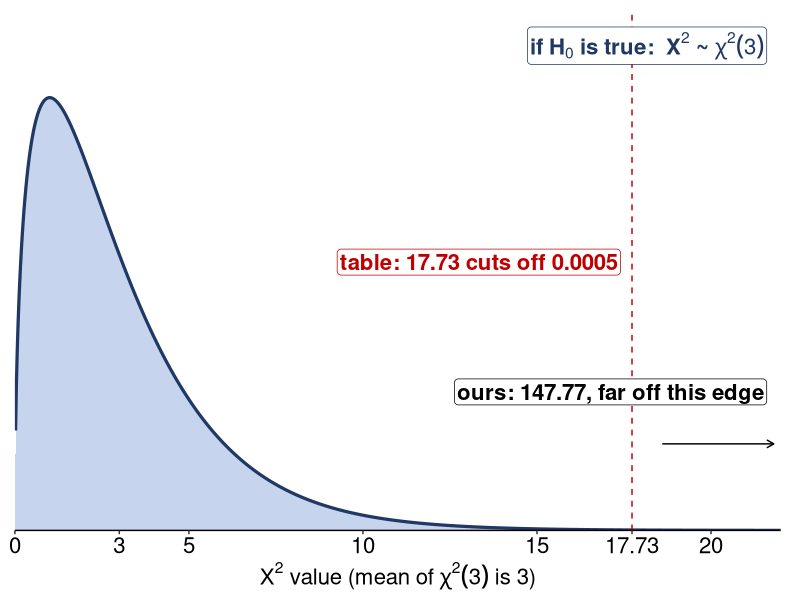
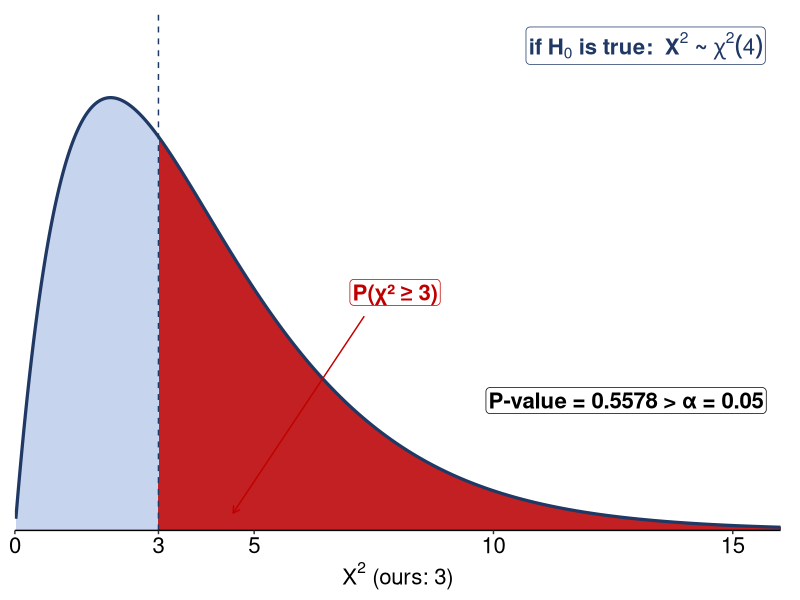
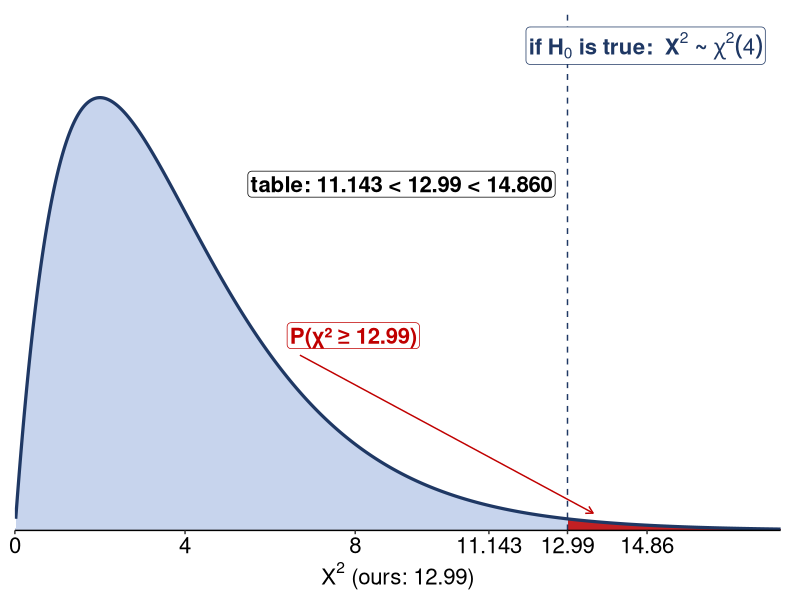
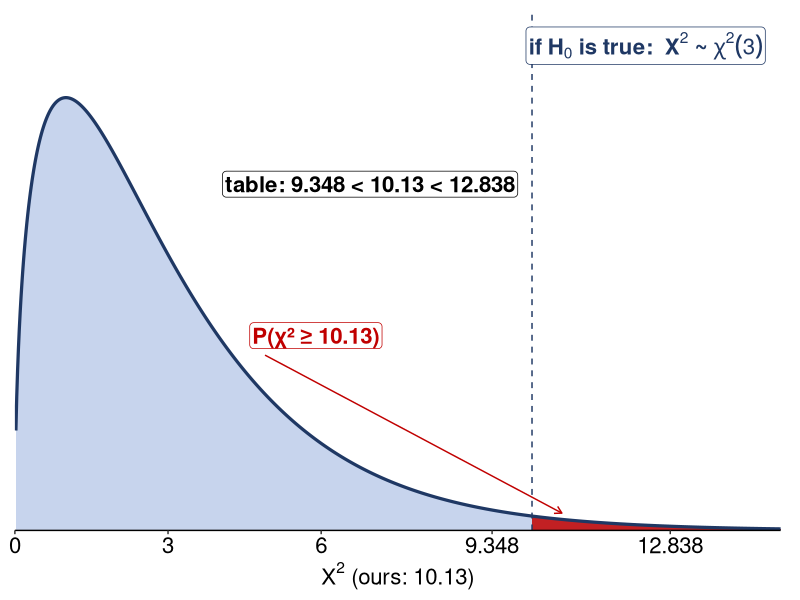

Write R code to recreate these figures, in order. (Note: this script raises an error after producing the figures.)
#Checks the numbers on the Week 12 Lecture 30 deck (11/13/2026): the chi-square goodness-of-fit test, the
#test of independence and the test for homogeneity (OpenStax Chapter 11). The categorical-data slides carried
#over from Lecture 29 are checked in make_lecture29_figures.R. It draws:
#
#  l30_pew.png           chi-square(3) curve: X^2 = 147.77 is far beyond the right edge
#  l30_absences.png      chi-square(4) curve, upper tail beyond X^2 = 3 shaded (employee absences)
#  l30_volunteers.png    chi-square(4) curve, upper tail beyond X^2 = 12.99 shaded (volunteers and hours)
#  l30_living.png        chi-square(3) curve, upper tail beyond X^2 = 10.13 shaded (living arrangements)
#  l30_figure_sizes.csv  the size, in points, each figure is drawn at
#
#Nov 16 2026: Lecture 30 stopped after slide 10; its slides from "The goodness-of-fit test" on (all four figures
#below) moved into the Lecture 31 deck, and the independence/homogeneity numbers are now asserted on the Week 13 page.
#
#The same numbers are asserted on the Week 12 notes page (lecturemenu12.Rmd, chunk lecture30-setup).
#
#P-VALUES. The course brackets a chi-square P-value with the site's chi-square table (misc/chisq_table.Rmd,
#upper-tail columns 0.25, 0.2, 0.15, 0.125, 0.1, 0.075, 0.05, 0.025, 0.005, 0.0025, 0.0005); the exact
#value from software is quoted beside it.
#
#TYPE SIZE. Same rule as the other make_lectureN_figures.R scripts: nothing on a slide is under 16pt, so
#each figure is drawn at exactly its on-slide size (points / 72 inches) and every text size goes through
#tsz() or el(), which refuse anything smaller.

library(ggplot2)

this_file <- tryCatch(normalizePath(sys.frame(1)$ofile, winslash = "/"),
                      error = function(e) NA_character_)
if (is.na(this_file)) {
  args <- commandArgs(trailingOnly = FALSE)
  m <- grep("^--file=", args, value = TRUE)
  this_file <- if (length(m)) normalizePath(sub("^--file=", "", m[[1]]),
                                            winslash = "/") else NA_character_
}
if (is.na(this_file)) stop("Could not determine the script location; run it with Rscript.")
assets_dir <- dirname(this_file)

#---- helpers for the hand method
tails <- c(0.25, 0.2, 0.15, 0.125, 0.1, 0.075, 0.05, 0.025, 0.005, 0.0025, 0.0005)
crit <- function(df) round(qchisq(1 - tails, df), 3)           # one row of the chi-square table
#the two table columns that bracket x: c(larger tail, smaller tail); NA = beyond the table
bracket <- function(x, df) {
  cr <- crit(df)
  c(if (any(cr <= x)) tails[max(which(cr <= x))] else NA, if (any(cr > x)) tails[min(which(cr > x))] else NA)
}
pv <- function(x, df) pchisq(x, df, lower.tail = FALSE)
gof <- function(O, p) { E <- sum(O) * p; list(E = E, terms = (O - E)^2 / E, X2 = sum((O - E)^2 / E), df = length(O) - 1) }
indep <- function(M) {
  E <- outer(rowSums(M), colSums(M)) / sum(M)
  list(E = E, terms = (M - E)^2 / E, X2 = sum((M - E)^2 / E), df = (nrow(M) - 1) * (ncol(M) - 1))
}

#---- goodness of fit
#Pew (Lecture 29): H0 all four answers equally common, X^2 = 147.77, df = 3 -> beyond the 0.0005 column
stopifnot(crit(3)[11] == 17.730, 147.77 > 17.730, pv(147.77, 3) < 1e-30)

#OpenStax Example 11.2: the weekday with the most employee absences, 60 managers, H0 uniform (p = 1/5 each)
ab <- gof(c(Mon = 15, Tue = 12, Wed = 9, Thu = 9, Fri = 15), rep(0.2, 5))
stopifnot(all(ab$E == 12), identical(unname(ab$terms), c(0.75, 0, 0.75, 0.75, 0.75)), ab$X2 == 3, ab$df == 4,
          crit(4)[1] == 5.385, is.na(bracket(3, 4)[1]), round(pv(3, 4), 4) == 0.5578)

#OpenStax Example 11.3: streaming services, 600 far-western families vs the national percents, alpha = 0.01
st <- gof(c(66, 119, 340, 60, 15), c(0.10, 0.16, 0.55, 0.11, 0.08))
stopifnot(identical(st$E, c(60, 96, 330, 66, 48)), identical(round(st$terms, 2), c(0.60, 5.51, 0.30, 0.55, 22.69)),
          round(st$X2, 2) == 29.65, st$df == 4, crit(4)[11] == 19.997, round(pv(st$X2, 4), 6) == 0.000006)

#OpenStax Example 11.1: absenteeism; 12+ has E = 2 < 5, so it is combined with 9-11 (E = 8, O = 5). The book
#stops at df = 3; the test itself is ours.
at <- gof(c(35, 40, 20, 5), c(50, 30, 12, 8) / 100)
stopifnot(min(c(50, 30, 12, 6, 2)) == 2, identical(at$E, c(50, 30, 12, 8)), at$df == 3,
          identical(round(at$terms, 3), c(4.500, 3.333, 5.333, 1.125)), round(at$X2, 2) == 14.29,
          identical(bracket(at$X2, 3), c(0.005, 0.0025)), round(pv(at$X2, 3), 4) == 0.0025)

#---- independence
#OpenStax Example 11.5: E = (row total)(column total)/n for speeding x cell phone
stopifnot(round(70 * 305 / 755, 1) == 28.3)

#OpenStax Example 11.6: volunteers and hours (introduced in Lecture 29)
vol <- indep(matrix(c(111, 96, 48, 96, 133, 61, 91, 150, 53), 3, byrow = TRUE))
stopifnot(identical(round(vol$E, 2), matrix(c(90.57, 115.19, 49.24, 103, 131, 56, 104.42, 132.81, 56.77), 3, byrow = TRUE)),
          identical(round(vol$terms, 2), matrix(c(4.61, 3.20, 0.03, 0.48, 0.03, 0.45, 1.73, 2.23, 0.25), 3, byrow = TRUE)),
          round(vol$X2, 2) == 12.99, vol$df == 4, identical(bracket(vol$X2, 4), c(0.025, 0.005)),
          round(pv(vol$X2, 4), 4) == 0.0113, min(vol$E) > 5)

#OpenStax Example 11.7: anxiety x need to succeed, n = 400 (the book gives two expected counts; the test is ours)
anx <- indep(matrix(c(35, 42, 53, 15, 10, 18, 48, 63, 33, 31, 4, 5, 11, 15, 17), 3, byrow = TRUE))
stopifnot(round(anx$E[1, 1], 2) == 22.09, round(anx$E[3, 4], 2) == 8.19, round(min(anx$E), 2) == 7.41,
          round(anx$X2, 2) == 48.42, anx$df == 8, crit(8)[11] == 27.868, pv(anx$X2, 8) < 0.0005)

#---- homogeneity
#OpenStax Example 11.8: living arrangements, 250 men and 300 women
liv <- indep(matrix(c(72, 84, 49, 45, 91, 86, 88, 35), 2, byrow = TRUE))
stopifnot(identical(round(liv$E, 2), matrix(c(74.09, 77.27, 62.27, 36.36, 88.91, 92.73, 74.73, 43.64), 2, byrow = TRUE)),
          round(liv$X2, 2) == 10.13, liv$df == 3, identical(bracket(liv$X2, 3), c(0.025, 0.005)),
          round(pv(liv$X2, 3), 4) == 0.0175)

#OpenStax Example 11.9: voter preference before (430) and after (636) an earthquake
qk <- indep(matrix(c(167, 128, 135, 214, 197, 225), 2, byrow = TRUE))
stopifnot(round(qk$X2, 2) == 3.26, qk$df == 2, identical(bracket(qk$X2, 2), c(0.2, 0.15)),
          round(pv(qk$X2, 2), 4) == 0.1959, round(min(qk$E), 2) == 131.1)

#---- type size helpers: points in, refuse anything under 16pt
MIN_PT <- 16
tsz <- function(pt) { stopifnot(pt >= MIN_PT); pt / .pt }     # geom text size (mm)
el <- function(pt, ...) { stopifnot(pt >= MIN_PT); element_text(size = pt, ...) }

NAVY <- "#1F3864"; SHADE <- "#8FAADC"; RED <- "#C00000"
bare <- theme_classic() +
  theme(axis.text.y = element_blank(), axis.ticks.y = element_blank(), axis.line.y = element_blank(),
        axis.text.x = el(16, colour = 'black'), axis.title.x = el(16), plot.margin = margin(8, 14, 4, 8))
#parse = TRUE: s is a plotmath expression (subscripts typeset, as in the slides' equations)
lab <- function(x, y, s, col, hj, face = 'plain', pt = 16, parse = FALSE)
  annotate('label', x = x, y = y, label = s, colour = col, hjust = hj, size = tsz(pt), fontface = face, parse = parse,
           fill = 'white', border.colour = NA, label.padding = unit(0.1, 'lines'))
arr <- function(x, xend, y, yend, col)
  annotate('segment', x = x, xend = xend, y = y, yend = yend, colour = col,
           arrow = arrow(length = unit(0.2, 'cm')))

sizes <- data.frame(file = character(), width_pt = numeric(), height_pt = numeric())
save_fig <- function(g, file, wpt, hpt) {
  ggsave(file.path(assets_dir, file), g, width = wpt / 72, height = hpt / 72, dpi = 200, bg = 'white')
  sizes[nrow(sizes) + 1, ] <<- list(file, wpt, hpt)
}

#a chi-square(df) curve with the upper tail beyond x_obs shaded. head = the "if H0 is true" label (plotmath),
#tail = the label for the shaded area, note = the table bracket, xlab = the axis title
tail_fig <- function(df, x_obs, xmax, head, tail, note, xlab, breaks, tail_at, note_at) {
  gx <- seq(0.02, xmax, length.out = 900)
  d <- data.frame(x = gx, y = dchisq(gx, df)); top <- max(d$y)
  ggplot(d, aes(x, y)) +
    geom_area(fill = SHADE, alpha = 0.5) +
    geom_area(data = subset(d, x >= x_obs), fill = RED, alpha = 0.85) +
    geom_line(colour = NAVY, linewidth = 1.1) +
    geom_vline(xintercept = x_obs, colour = NAVY, linetype = 'dashed') +
    lab(xmax * 0.98, top * 1.12, head, NAVY, 1, 'bold', parse = TRUE) +
    lab(tail_at[1], tail_at[2] * top, tail, RED, 0, 'bold') +
    arr(tail_at[1] + 0.3, x_obs + (xmax - x_obs) * 0.12, tail_at[2] * top * 0.9, top * 0.04, RED) +
    lab(note_at[1], note_at[2] * top, note, 'black', 1, 'bold') +
    scale_x_continuous(breaks = breaks, labels = function(b) sub('\\.?0+$', '', sprintf('%.3f', b))) +
    coord_cartesian(xlim = c(0, xmax), ylim = c(0, top * 1.2), expand = FALSE) +
    labs(x = xlab, y = NULL) + bare
}

#---- Pew: chi-square(3); 147.77 is off the chart (the table's last column, 17.73, is already far out)
gx <- seq(0.02, 22, length.out = 900)
d3 <- data.frame(x = gx, y = dchisq(gx, 3)); top3 <- max(d3$y)
gp <- ggplot(d3, aes(x, y)) +
  geom_area(fill = SHADE, alpha = 0.5) +
  geom_line(colour = NAVY, linewidth = 1.1) +
  geom_vline(xintercept = 17.73, colour = RED, linetype = 'dashed') +
  lab(21.6, top3 * 1.12, 'bold("if"~H[0]~"is true:"~~X^2~"~"~chi^2*(3))', NAVY, 1, 'bold', parse = TRUE) +
  lab(17.4, top3 * 0.62, 'table: 17.73 cuts off 0.0005', RED, 1, 'bold') +
  lab(21.6, top3 * 0.32, 'ours: 147.77, far off this edge', 'black', 1, 'bold') +
  arr(18.6, 21.8, top3 * 0.2, top3 * 0.2, 'black') +
  scale_x_continuous(breaks = c(0, 3, 5, 10, 15, 17.73, 20), labels = c('0', '3', '5', '10', '15', '17.73', '20')) +
  coord_cartesian(xlim = c(0, 22), ylim = c(0, top3 * 1.2), expand = FALSE) +
  labs(x = expression(X^2~'value (mean of'~chi^2*(3)~'is 3)'), y = NULL) + bare
save_fig(gp, 'l30_pew.png', 840, 270)

#---- employee absences: chi-square(4), X^2 = 3, P-value = 0.5578 (software), compared with alpha = 0.05 only
ga <- tail_fig(4, 3, 16, 'bold("if"~H[0]~"is true:"~~X^2~"~"~chi^2*(4))', 'P(χ² ≥ 3)',
               'P-value = 0.5578 > α = 0.05', expression(X^2~'(ours: 3)'), c(0, 3, 5, 10, 15),
               c(7, 0.55), c(15.7, 0.3))
save_fig(ga, 'l30_absences.png', 840, 270)

#---- volunteers: chi-square(4), X^2 = 12.99, 0.005 < P < 0.025
gv <- tail_fig(4, 12.99, 18, 'bold("if"~H[0]~"is true:"~~X^2~"~"~chi^2*(4))', 'P(χ² ≥ 12.99)',
               'table: 11.143 < 12.99 < 14.860', expression(X^2~'(ours: 12.99)'), c(0, 4, 8, 11.143, 12.99, 14.86),
               c(6.4, 0.45), c(12.7, 0.8))
save_fig(gv, 'l30_volunteers.png', 840, 270)

#---- living arrangements: chi-square(3), X^2 = 10.13, 0.005 < P < 0.025
gl <- tail_fig(3, 10.13, 15, 'bold("if"~H[0]~"is true:"~~X^2~"~"~chi^2*(3))', 'P(χ² ≥ 10.13)',
               'table: 9.348 < 10.13 < 12.838', expression(X^2~'(ours: 10.13)'), c(0, 3, 6, 9.348, 12.838),
               c(4.6, 0.45), c(9.85, 0.8))
save_fig(gl, 'l30_living.png', 840, 270)

write.csv(sizes, file.path(assets_dir, 'l30_figure_sizes.csv'), row.names = FALSE)
print(sizes)
